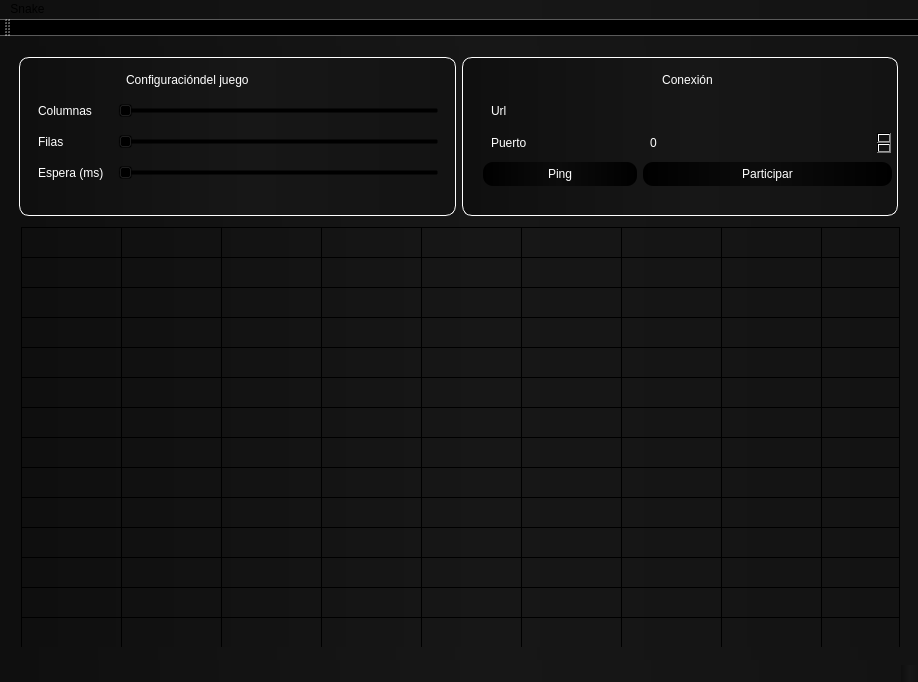
<?xml version="1.0" encoding="UTF-8"?>
<ui version="4.0">
 <class>MainWindow</class>
 <widget class="QMainWindow" name="MainWindow">
  <property name="geometry">
   <rect>
    <x>0</x>
    <y>0</y>
    <width>918</width>
    <height>682</height>
   </rect>
  </property>
  <property name="windowTitle">
   <string>MainWindow</string>
  </property>
  <property name="styleSheet">
   <string notr="true">background-color: qlineargradient(spread:pad, x1:0.00909091, y1:0, x2:1, y2:0, stop:0 rgba(15, 15, 15, 255), stop:0.527273 rgba(23, 23, 23, 255), stop:1 rgba(19, 19, 19, 255));</string>
  </property>
  <widget class="QWidget" name="centralWidget">
   <widget class="QWidget" name="widget_3" native="true">
    <property name="geometry">
     <rect>
      <x>0</x>
      <y>0</y>
      <width>911</width>
      <height>641</height>
     </rect>
    </property>
    <widget class="QWidget" name="verticalLayoutWidget">
     <property name="geometry">
      <rect>
       <x>10</x>
       <y>180</y>
       <width>901</width>
       <height>431</height>
      </rect>
     </property>
     <layout class="QVBoxLayout" name="verticalLayout">
      <item>
       <widget class="QTableWidget" name="table">
        <property name="enabled">
         <bool>true</bool>
        </property>
        <property name="minimumSize">
         <size>
          <width>631</width>
          <height>511</height>
         </size>
        </property>
        <property name="autoFillBackground">
         <bool>false</bool>
        </property>
        <property name="styleSheet">
         <string notr="true"/>
        </property>
        <property name="frameShape">
         <enum>QFrame::StyledPanel</enum>
        </property>
        <property name="frameShadow">
         <enum>QFrame::Sunken</enum>
        </property>
        <property name="verticalScrollBarPolicy">
         <enum>Qt::ScrollBarAlwaysOff</enum>
        </property>
        <property name="horizontalScrollBarPolicy">
         <enum>Qt::ScrollBarAlwaysOff</enum>
        </property>
        <property name="autoScroll">
         <bool>true</bool>
        </property>
        <property name="dragDropOverwriteMode">
         <bool>true</bool>
        </property>
        <property name="gridStyle">
         <enum>Qt::SolidLine</enum>
        </property>
        <property name="sortingEnabled">
         <bool>false</bool>
        </property>
        <property name="cornerButtonEnabled">
         <bool>true</bool>
        </property>
        <property name="rowCount">
         <number>17</number>
        </property>
        <attribute name="horizontalHeaderVisible">
         <bool>false</bool>
        </attribute>
        <attribute name="horizontalHeaderCascadingSectionResizes">
         <bool>false</bool>
        </attribute>
        <attribute name="horizontalHeaderHighlightSections">
         <bool>false</bool>
        </attribute>
        <attribute name="horizontalHeaderShowSortIndicator" stdset="0">
         <bool>false</bool>
        </attribute>
        <attribute name="verticalHeaderVisible">
         <bool>false</bool>
        </attribute>
        <attribute name="verticalHeaderCascadingSectionResizes">
         <bool>false</bool>
        </attribute>
        <attribute name="verticalHeaderHighlightSections">
         <bool>false</bool>
        </attribute>
        <row>
         <property name="text">
          <string/>
         </property>
        </row>
        <row>
         <property name="text">
          <string/>
         </property>
        </row>
        <row>
         <property name="text">
          <string/>
         </property>
        </row>
        <row>
         <property name="text">
          <string/>
         </property>
        </row>
        <row>
         <property name="text">
          <string/>
         </property>
        </row>
        <row>
         <property name="text">
          <string/>
         </property>
        </row>
        <row>
         <property name="text">
          <string/>
         </property>
        </row>
        <row>
         <property name="text">
          <string/>
         </property>
        </row>
        <row>
         <property name="text">
          <string/>
         </property>
        </row>
        <row>
         <property name="text">
          <string/>
         </property>
        </row>
        <row>
         <property name="text">
          <string/>
         </property>
        </row>
        <row>
         <property name="text">
          <string/>
         </property>
        </row>
        <row>
         <property name="text">
          <string/>
         </property>
        </row>
        <row>
         <property name="text">
          <string/>
         </property>
        </row>
        <row>
         <property name="text">
          <string/>
         </property>
        </row>
        <row>
         <property name="text">
          <string/>
         </property>
        </row>
        <row>
         <property name="text">
          <string/>
         </property>
        </row>
        <column>
         <property name="text">
          <string/>
         </property>
        </column>
        <column>
         <property name="text">
          <string/>
         </property>
        </column>
        <column>
         <property name="text">
          <string/>
         </property>
        </column>
        <column>
         <property name="text">
          <string/>
         </property>
        </column>
        <column>
         <property name="text">
          <string/>
         </property>
        </column>
        <column>
         <property name="text">
          <string/>
         </property>
        </column>
        <column>
         <property name="text">
          <string/>
         </property>
        </column>
        <column>
         <property name="text">
          <string/>
         </property>
        </column>
        <column>
         <property name="text">
          <string/>
         </property>
        </column>
        <column>
         <property name="text">
          <string/>
         </property>
        </column>
        <column>
         <property name="text">
          <string/>
         </property>
        </column>
        <column>
         <property name="text">
          <string/>
         </property>
        </column>
        <column>
         <property name="text">
          <string/>
         </property>
        </column>
        <column>
         <property name="text">
          <string/>
         </property>
        </column>
        <column>
         <property name="text">
          <string/>
         </property>
        </column>
        <column>
         <property name="text">
          <string/>
         </property>
        </column>
        <column>
         <property name="text">
          <string/>
         </property>
        </column>
       </widget>
      </item>
     </layout>
    </widget>
    <widget class="QWidget" name="horizontalLayoutWidget">
     <property name="geometry">
      <rect>
       <x>8</x>
       <y>10</y>
       <width>901</width>
       <height>181</height>
      </rect>
     </property>
     <layout class="QHBoxLayout" name="horizontalLayout">
      <item>
       <widget class="QGroupBox" name="groupBox_10">
        <property name="enabled">
         <bool>true</bool>
        </property>
        <property name="styleSheet">
         <string notr="true">color: #FFFFFF;
border:1px;
border-color:#FFF;
border-style :solid;
border-radius:10px;
padding:5px;</string>
        </property>
        <property name="title">
         <string/>
        </property>
        <property name="toolTipDuration" stdset="0">
         <number>-1</number>
        </property>
        <widget class="QWidget" name="formWidget_7" native="true">
         <property name="enabled">
          <bool>true</bool>
         </property>
         <property name="geometry">
          <rect>
           <x>0</x>
           <y>0</y>
           <width>431</width>
           <height>171</height>
          </rect>
         </property>
         <property name="styleSheet">
          <string notr="true">color: #FFFFFF;
border:0px;
padding:5px;
z-index:999;
background:rgb(0,0,0,0)</string>
         </property>
         <property name="toolTipDuration" stdset="0">
          <number>-1</number>
         </property>
         <layout class="QFormLayout" name="formLayout_10">
          <property name="fieldGrowthPolicy">
           <enum>QFormLayout::AllNonFixedFieldsGrow</enum>
          </property>
          <item row="1" column="0">
           <widget class="QLabel" name="label_28">
            <property name="enabled">
             <bool>true</bool>
            </property>
            <property name="styleSheet">
             <string notr="true">color: #FFFFFF;
border:0px;
border-radius:5px;
padding:5px;
z-index:999;
background : rgb(0,0,0,0)</string>
            </property>
            <property name="text">
             <string>Columnas</string>
            </property>
            <property name="toolTipDuration" stdset="0">
             <number>-1</number>
            </property>
           </widget>
          </item>
          <item row="1" column="1">
           <widget class="QSlider" name="filas_3">
            <property name="enabled">
             <bool>true</bool>
            </property>
            <property name="styleSheet">
             <string notr="true">color: #FFFFFF;
border:0px;
padding:5px;
background:rgb(0,0,0,0)</string>
            </property>
            <property name="minimum">
             <number>20</number>
            </property>
            <property name="maximum">
             <number>500</number>
            </property>
            <property name="orientation">
             <enum>Qt::Horizontal</enum>
            </property>
            <property name="toolTipDuration" stdset="0">
             <number>-1</number>
            </property>
           </widget>
          </item>
          <item row="2" column="0">
           <widget class="QLabel" name="label_29">
            <property name="enabled">
             <bool>true</bool>
            </property>
            <property name="styleSheet">
             <string notr="true">color: #FFFFFF;
border:0px;
border-radius:5px;
padding:5px;
z-index:999;
background : rgb(0,0,0,0)</string>
            </property>
            <property name="text">
             <string>Filas</string>
            </property>
            <property name="toolTipDuration" stdset="0">
             <number>-1</number>
            </property>
           </widget>
          </item>
          <item row="2" column="1">
           <widget class="QSlider" name="columnas_4">
            <property name="enabled">
             <bool>true</bool>
            </property>
            <property name="styleSheet">
             <string notr="true">color: #FFFFFF;
border:0px;
padding:5px;
background:rgb(0,0,0,0)</string>
            </property>
            <property name="minimum">
             <number>20</number>
            </property>
            <property name="maximum">
             <number>500</number>
            </property>
            <property name="orientation">
             <enum>Qt::Horizontal</enum>
            </property>
            <property name="toolTipDuration" stdset="0">
             <number>-1</number>
            </property>
           </widget>
          </item>
          <item row="3" column="0">
           <widget class="QLabel" name="label_4">
            <property name="text">
             <string>Espera (ms)</string>
            </property>
           </widget>
          </item>
          <item row="3" column="1">
           <widget class="QSlider" name="columnas_5">
            <property name="enabled">
             <bool>true</bool>
            </property>
            <property name="styleSheet">
             <string notr="true">color: #FFFFFF;
border:0px;
padding:5px;
background:rgb(0,0,0,0)</string>
            </property>
            <property name="minimum">
             <number>350</number>
            </property>
            <property name="maximum">
             <number>1500</number>
            </property>
            <property name="orientation">
             <enum>Qt::Horizontal</enum>
            </property>
            <property name="toolTipDuration" stdset="0">
             <number>-1</number>
            </property>
           </widget>
          </item>
          <item row="0" column="1">
           <widget class="QLabel" name="label_30">
            <property name="enabled">
             <bool>true</bool>
            </property>
            <property name="styleSheet">
             <string notr="true">color: #FFFFFF;
border:0px;
border-radius:5px;
padding:5px;
z-index:999;
background : (0,0,0,0)</string>
            </property>
            <property name="text">
             <string>Configuracióndel juego</string>
            </property>
            <property name="toolTipDuration" stdset="0">
             <number>-1</number>
            </property>
           </widget>
          </item>
         </layout>
        </widget>
        <zorder>formWidget_7</zorder>
        <zorder>verticalLayoutWidget</zorder>
       </widget>
      </item>
      <item>
       <widget class="QGroupBox" name="groupBox_9">
        <property name="enabled">
         <bool>true</bool>
        </property>
        <property name="styleSheet">
         <string notr="true">color: #FFFFFF;
border:1px;
border-color:white;
border-style: solid;
border-radius:10px;
padding:5px;</string>
        </property>
        <property name="title">
         <string/>
        </property>
        <property name="toolTipDuration" stdset="0">
         <number>-1</number>
        </property>
        <widget class="QWidget" name="formWidget_6" native="true">
         <property name="geometry">
          <rect>
           <x>10</x>
           <y>0</y>
           <width>431</width>
           <height>161</height>
          </rect>
         </property>
         <property name="styleSheet">
          <string notr="true">border:0px;
background-color: rgb(0,0,0,0)</string>
         </property>
         <layout class="QFormLayout" name="formLayout_9">
          <property name="fieldGrowthPolicy">
           <enum>QFormLayout::AllNonFixedFieldsGrow</enum>
          </property>
          <item row="0" column="0" colspan="2">
           <widget class="QLabel" name="label_27">
            <property name="enabled">
             <bool>true</bool>
            </property>
            <property name="styleSheet">
             <string notr="true">color: #FFFFFF;
border:0px;
border-radius:5px;
padding:5px;
z-index:999;
background : (0,0,0,0)</string>
            </property>
            <property name="text">
             <string>Conexión</string>
            </property>
            <property name="alignment">
             <set>Qt::AlignCenter</set>
            </property>
            <property name="toolTipDuration" stdset="0">
             <number>-1</number>
            </property>
           </widget>
          </item>
          <item row="1" column="0">
           <widget class="QLabel" name="label_25">
            <property name="enabled">
             <bool>true</bool>
            </property>
            <property name="styleSheet">
             <string notr="true">color: #FFFFFF;
border:0px;
padding:5px;
background:rgb(0,0,0,0)
</string>
            </property>
            <property name="text">
             <string>Url</string>
            </property>
            <property name="toolTipDuration" stdset="0">
             <number>-1</number>
            </property>
           </widget>
          </item>
          <item row="1" column="1">
           <widget class="QLineEdit" name="url_s_2">
            <property name="styleSheet">
             <string notr="true">color: #FFFFFF;
border:1px;
border-color:#fff;
boder-style:solid;
border-radius:5px;
padding:5px;
background:rgb(0,0,0,0)</string>
            </property>
            <property name="text">
             <string/>
            </property>
           </widget>
          </item>
          <item row="2" column="0">
           <widget class="QLabel" name="label_26">
            <property name="enabled">
             <bool>true</bool>
            </property>
            <property name="styleSheet">
             <string notr="true">color: #FFFFFF;
border:0px;
padding:5px;
background:rgb(0,0,0,0)
</string>
            </property>
            <property name="text">
             <string>Puerto</string>
            </property>
            <property name="toolTipDuration" stdset="0">
             <number>-1</number>
            </property>
           </widget>
          </item>
          <item row="2" column="1">
           <widget class="QSpinBox" name="puerto_s_2">
            <property name="enabled">
             <bool>true</bool>
            </property>
            <property name="styleSheet">
             <string notr="true">color: #FFFFFF;
border:1px;
border-color:white;
boder-style:solid;
border-radius:5px;
padding:5px;
background-color: qlineargradient(spread:pad, x1:0, y1:0, x2:1, y2:0, stop:0 rgba(0, 0, 0, 0), stop:0.486364 rgba(12, 12, 12, 0), stop:1 rgba(0, 0, 0, 0));</string>
            </property>
            <property name="toolTipDuration" stdset="0">
             <number>-1</number>
            </property>
           </widget>
          </item>
          <item row="4" column="0">
           <widget class="QPushButton" name="pushButton_2">
            <property name="styleSheet">
             <string notr="true">color: white;
border-radius:10px;
background-color: qlineargradient(spread:pad, x1:0, y1:0, x2:1, y2:0, stop:0 rgba(0, 0, 0, 255), stop:0.490909 rgba(12, 12, 12, 255), stop:1 rgba(0, 0, 0, 255));</string>
            </property>
            <property name="text">
             <string>                  Ping                  </string>
            </property>
           </widget>
          </item>
          <item row="4" column="1">
           <widget class="QPushButton" name="levantar_servidor_2">
            <property name="styleSheet">
             <string notr="true">background-color: qlineargradient(spread:pad, x1:0, y1:0, x2:1, y2:0, stop:0 rgba(0, 0, 0, 255), stop:0.490909 rgba(12, 12, 12, 255), stop:1 rgba(0, 0, 0, 255));</string>
            </property>
            <property name="text">
             <string>Participar</string>
            </property>
           </widget>
          </item>
         </layout>
        </widget>
       </widget>
      </item>
     </layout>
    </widget>
   </widget>
  </widget>
  <widget class="QMenuBar" name="menuBar">
   <property name="geometry">
    <rect>
     <x>0</x>
     <y>0</y>
     <width>918</width>
     <height>27</height>
    </rect>
   </property>
   <widget class="QMenu" name="menuSnake">
    <property name="title">
     <string>Snake</string>
    </property>
   </widget>
   <addaction name="menuSnake"/>
  </widget>
  <widget class="QToolBar" name="mainToolBar">
   <attribute name="toolBarArea">
    <enum>TopToolBarArea</enum>
   </attribute>
   <attribute name="toolBarBreak">
    <bool>false</bool>
   </attribute>
  </widget>
  <widget class="QStatusBar" name="statusBar"/>
 </widget>
 <layoutdefault spacing="6" margin="11"/>
 <resources/>
 <connections/>
</ui>
